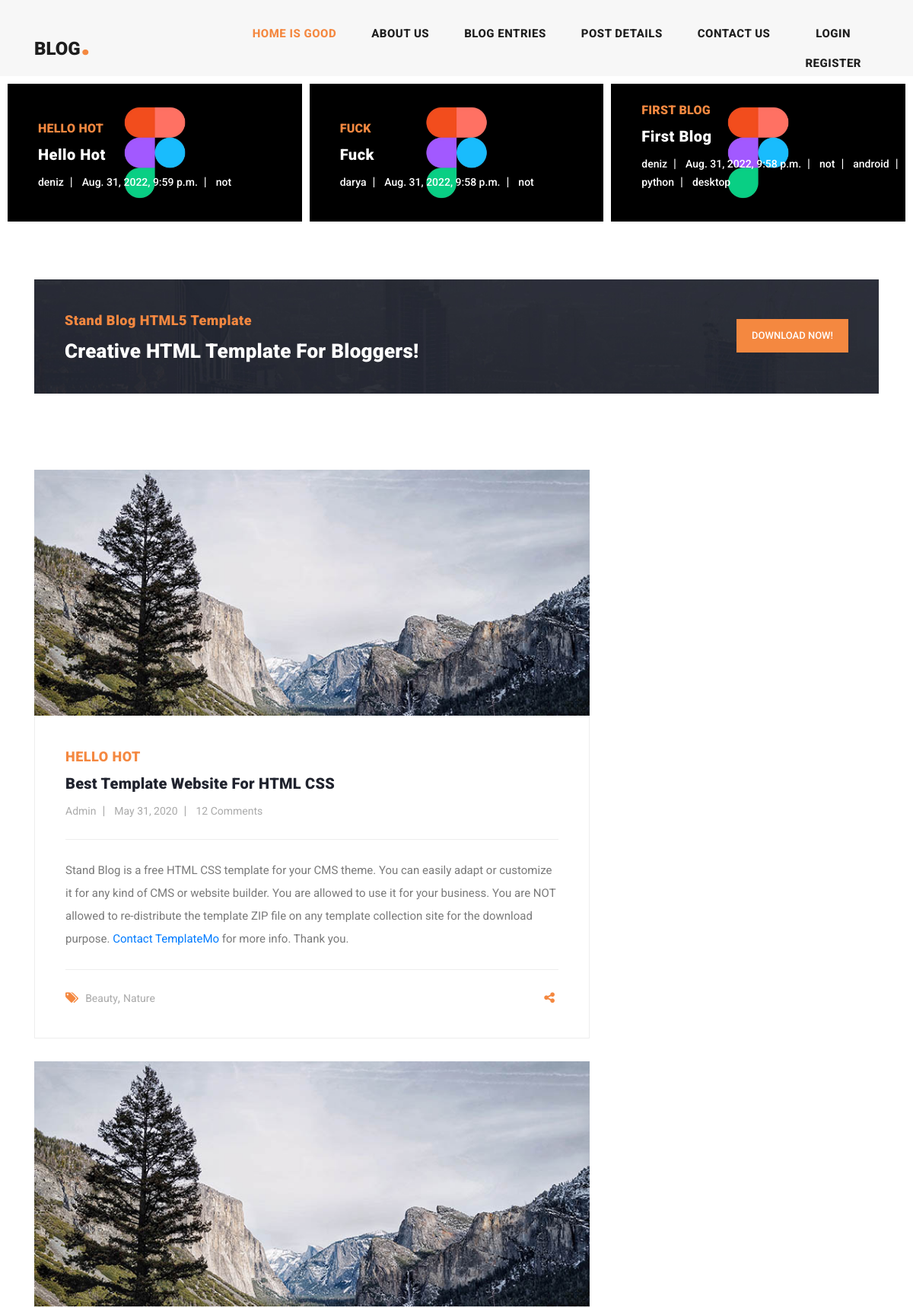
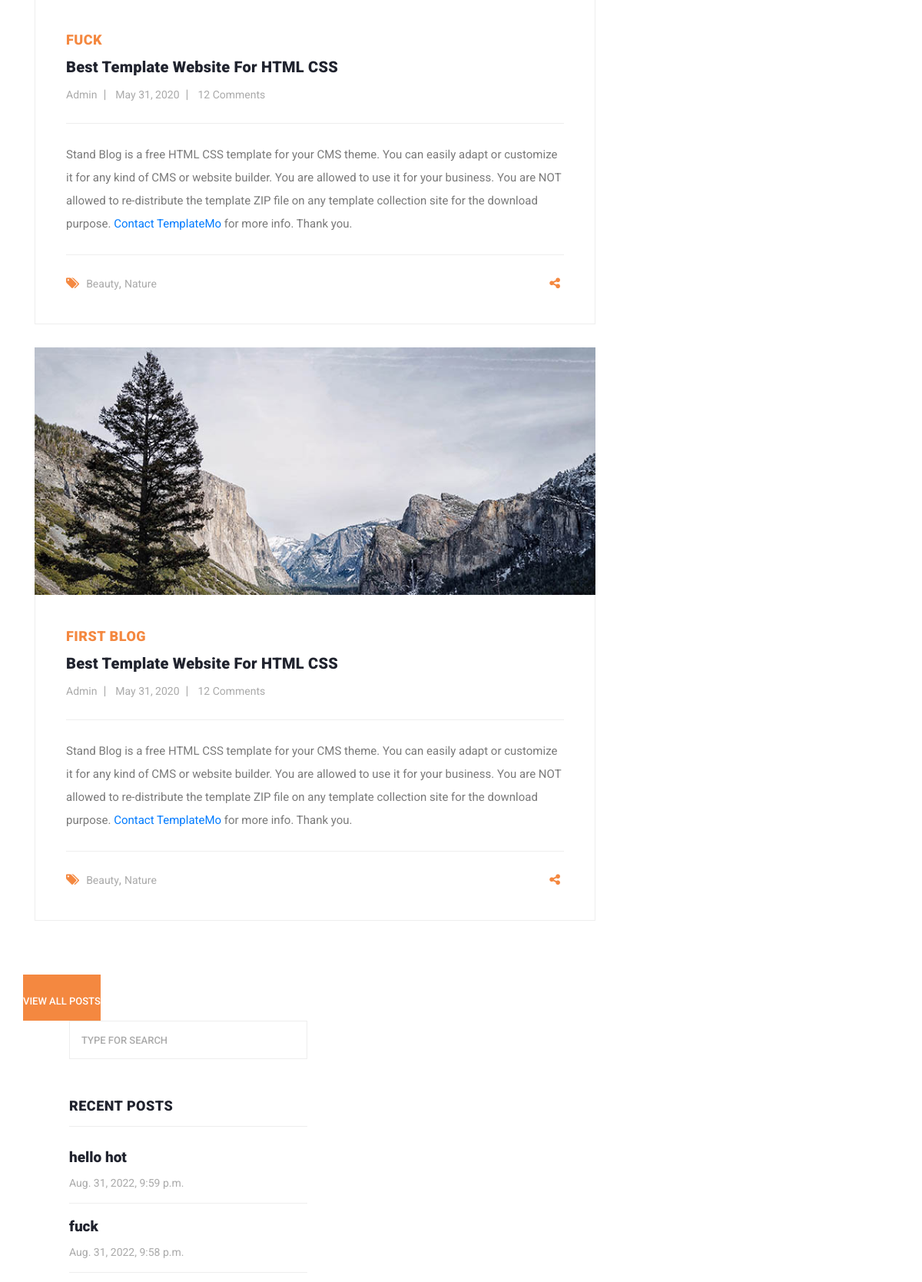
The page / (upper part) on the database its author committed (2 pictures, top to bottom).
### blog_app/models.py (models this page shows, shortened)
class Article(models.Model):
    author = models.ForeignKey(User, on_delete=models.CASCADE, unique_for_date="pub_date")
    category = models.ManyToManyField(Category, related_name="articles")
    title = models.CharField(max_length=30)
    body = models.TextField()
    status = models.BooleanField(default=True)
    image = models.ImageField(upload_to='images/articles')
    created = models.DateTimeField(auto_now_add=True)
    upload = models.DateTimeField(auto_now=True)
    pub_date = models.DateField(default=now)
    objects = models.Manager()
    article_manager = ArticleManager()
    slug = models.SlugField(max_length=100, unique=True, null=True)
    def get_absolute_url(self):
        return reverse('blog_app:detail', kwargs={'slug': self.slug})
    class Meta:
        ordering = ('-created', )

class Category(models.Model):
    title = models.CharField(max_length=10)
    created = models.DateTimeField(auto_now_add=True)

### home_app/views.py (the view)
# urls.py: path('', views.home, name='home'),
def home(request):
    articles = Article.objects.all()
    recent = Article.objects.all()
    return render(request, 'home_app/index.html', {'articles': articles, 'recent': recent})

### home_app/templates/home_app/index.html (shortened to what this page needs)
{% extends "home_app/base.html" %}
{% load static %}
{% load social_share %}
    {% block content %}
    <div class="main-banner header-text">
      <div class="container-fluid">
        <div class="owl-banner owl-carousel">
            {% for article in articles %}
            <div class="item">
                <img src="{{article.image.url}}" alt="{{article.title }}">
                <div class="item-content">
                <div class="main-content">
                    <div class="meta-category">
                    <span>{{ article.title}}</span>
                    </div>
                    <a href="{{ article.get_absolute_url }}"><h4>{{article.title}}</h4></a>
                    <ul class="post-info">
                    <li><a href="">{{article.author.username}}</a></li>
                    <li><a href="#">{{article.created }}</a></li>
                        {% for category in article.category.all %}
                            <li><a href="#">{{category.title}}</a></li>
                        {% endfor %}
                    </ul>
                </div>
                </div>
            </div>
            {% endfor %}
        </div>
      </div>
    </div>
    <section class="call-to-action">
      <div class="container">
        <div class="row">
          <div class="col-lg-12">
            <div class="main-content">
              <div class="row">
                <div class="col-lg-8">
                  <span>Stand Blog HTML5 Template</span>
                  <h4>Creative HTML Template For Bloggers!</h4>
                </div>
                <div class="col-lg-4">
                  <div class="main-button">
                    <a rel="nofollow" href="https://templatemo.com/tm-551-stand-blog" target="_parent">Download Now!</a>
                  </div>
                </div>
              </div>
            </div>
          </div>
        </div>
      </div>
    </section>
    <section class="blog-posts">
      <div class="container">
        <div class="row">
          <div class="col-lg-8">
            <div class="all-blog-posts">
              <div class="row">
                  {% for article in articles %}
                    <div class="col-lg-12">
                  <div class="blog-post">
                    <div class="blog-thumb">
                      <img src="{% static "home_app/images/blog-post-01.jpg" %}" alt="">
                    </div>
                    <div class="down-content">
                      <span>{{ article.title }}</span>
                      <a href="post-details.html"><h4>Best Template Website for HTML CSS</h4></a>
                      <ul class="post-info">
                        <li><a href="#">Admin</a></li>
                        <li><a href="#">May 31, 2020</a></li>
                        <li><a href="#">12 Comments</a></li>
                      </ul>
                      <p>Stand Blog is a free HTML CSS template for your CMS theme. You can easily adapt or customize it for any kind of CMS or website builder. You are allowed to use it for your business. You are NOT allowed to re-distribute the template ZIP file on any template collection site for the download purpose. <a rel="nofollow" href="https://templatemo.com/contact" target="_parent">Contact TemplateMo</a> for more info. Thank you.</p>
                      <div class="post-options">
                        <div class="row">
                          <div class="col-6">
                            <ul class="post-tags">
                              <li><i class="fa fa-tags"></i></li>
                              <li><a href="#">Beauty</a>,</li>
                              <li><a href="#">Nature</a></li>
                            </ul>
                          </div>
                          <div class="col-6">
                            <ul class="post-share">
                              <li><i class="fa fa-share-alt"></i></li>
                            </ul>
                          </div>
                        </div>
                      </div>
                    </div>
                  </div>
                </div>
                  {% endfor %}
                  <div class="main-button">
                    <a href="../../../blog_app/templates/blog_app/blog.html">View All Posts</a>
                  </div>
                </div>
              </div>
            </div>
          </div>
    {% include "includes/sidebar.html" %}
        </div>
    </section>
    {% endblock %}

### home_app/templates/includes/sidebar.html (shortened to what this page needs)
{% load static %}
<div class="col-lg-4">
            <div class="sidebar">
              <div class="row">
                <div class="col-lg-12">
                  <div class="sidebar-item search">
                    <form id="search_form" name="gs" method="GET" action="{% url "blog_app:search" %}">
                      <input type="text" name="q" class="searchText" placeholder={% if request.GET.q %} {{ request.GET.q }} {% else %}"type for search" {% endif %}>
                    </form>
                  </div>
                </div>
                <div class="col-lg-12">
                  <div class="sidebar-item recent-posts">
                    <div class="sidebar-heading">
                      <h2>Recent Posts</h2>
                    </div>
                    <div class="content">
                      <ul>
                          {% for article in articles %}
                          <li><a href="{{ article.get_absolute_url }}">
                            <h5>{{ article.title }}</h5>
                            <span>{{ article.upload }}</span>
                            </a></li>
                          {% endfor %}
                      </ul>
                    </div>
                  </div>
                </div>
              </div>
            </div>
          </div>

### rows shown on the page
Article: image (picture), title "HELLO HOT", title "Hello Hot", author.username "deniz", created "Aug. 31, 2022, 9:59 p.m.", title "hello hot", upload "Aug. 31, 2022, 9:59 p.m."
Category: title "not"
Article: image (picture), title "FUCK", title "Fuck", author.username "darya", created "Aug. 31, 2022, 9:58 p.m.", title "fuck", upload "Aug. 31, 2022, 9:58 p.m."
Article: image (picture), title "FIRST BLOG", title "First Blog", author.username "deniz", created "Aug. 31, 2022, 9:58 p.m."
Category: title "android"
Category: title "python"
Category: title "desktop"
